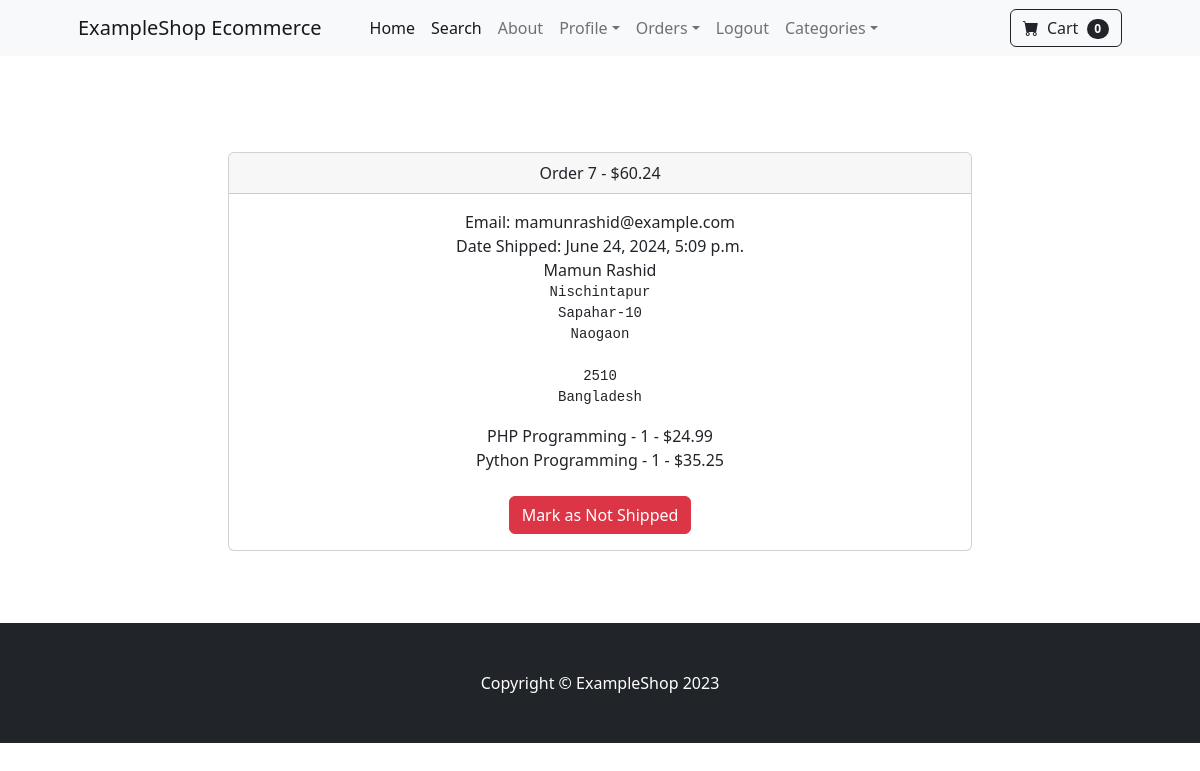
Page /payment/orders/7 (signed in) on the committed database.
### payment/models.py (models this page shows, shortened)
class Order(models.Model):
    user = models.ForeignKey(User, on_delete=models.CASCADE, null=True, blank=True)
    full_name = models.CharField(max_length=250)
    email = models.EmailField(max_length=250)
    shipping_address = models.TextField(max_length=15000)
    amount_paid = models.DecimalField(max_digits=10, decimal_places=2)
    date_ordered = models.DateTimeField(auto_now_add=True)
    shipped = models.BooleanField(default=False)
    date_shipped = models.DateTimeField(blank=True, null=True)

class OrderItem(models.Model):
    order = models.ForeignKey(Order, on_delete=models.CASCADE, null=True)
    product = models.ForeignKey(Product, on_delete=models.CASCADE, null=True, blank=True)
    user = models.ForeignKey(User, on_delete=models.CASCADE, null=True, blank=True)
    quantity = models.PositiveBigIntegerField(default=1)
    price = models.DecimalField(max_digits=7, decimal_places=2)

### store/models.py (models this page shows)
class Product(models.Model):
    name = models.CharField(max_length=100)
    price = models.DecimalField(default=0, decimal_places=2, max_digits=6)
    category = models.ForeignKey(Category, on_delete=models.CASCADE, default=1)
    description = models.CharField(max_length=200, default='', blank=True)
    image = models.ImageField(upload_to='uploads/product/')
    is_sale = models.BooleanField(default=False)
    sale_price = models.DecimalField(default=0, decimal_places=2, max_digits=6)
    def __str__(self):
        return self.name

### payment/views.py (the view, shortened to what this page needs)
# urls.py: path('orders/<int:pk>', views.orders, name='orders'),
def orders(request, pk):
    if request.user.is_authenticated and request.user.is_superuser:
        order = Order.objects.get(id=pk)
        items = OrderItem.objects.filter(order=pk)
        return render(request, 'payment/orders.html', {"order":order, "items":items})
    else:
        messages.success(request, "Access Denied!")
        return redirect('home')

### cart/cart.py (called while the page is built)
    def __len__(self):
        return len(self.cart)

### cart/context_processors.py (called while the page is built)
def cart(request):
    return {'cart': Cart(request)}

### payment/templates/payment/orders.html (shortened to what this page needs)
{% extends "base.html" %}
{% block content %}
<div class="container">
    <div class="row">
        <center>
            <div class="col-8">
                <br><br>
                <div class="card">
                    <div class="card-header">
                      Order {{ order.id }} - ${{order.amount_paid}}
                    </div>
                    <div class="card-body">
                        Email: {{ order.email }}<br>
                        {% if order.date_shipped %}
                            Date Shipped: {{ order.date_shipped }}
                        {% else %}
                            Date Ordered: {{ order.date_ordered }}
                        {% endif %}
                        <br>
                        {{ order.full_name }}
                        <pre>{{ order.shipping_address }}</pre>
                        {% for item in items %}
                            {{ item.product }} - {{ item.quantity }} - ${{ item.price }} <br>
                        {% endfor %}
                        <br>
                        {% if not order.shipped %}
                            <form method="POST" >
                                {% csrf_token %}
                                <input type="hidden" name="shipping_status" value="true">
                                <button type="submit" class="btn btn-success">Mark as Shipped</button>
                            </form>
                        {% else %}
                            <form method="POST" >
                                <button type="submit" class="btn btn-danger">Mark as Not Shipped</button>
                            </form>
                        {% endif %}
                    </div>
                  </div>
                <br>
                <br><br>
            </div>
        </center>
    </div>
</div>
{% endblock %}

### rows in the picture
Order: id "7", amount_paid "60.24", email "mamunrashid@example.com", date_shipped "June 24, 2024, 5:09 p.m.", full_name "Mamun Rashid", shipping_address "Nischintapur Sapahar-10 Naogaon 2510 Bangladesh"
OrderItem: product "PHP Programming", quantity "1", price "24.99"
OrderItem: product "Python Programming", quantity "1", price "35.25"

### other values in the picture
{{ cart|length }} "0"
